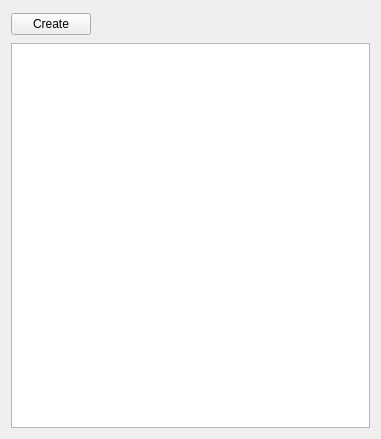
<?xml version="1.0" encoding="UTF-8"?>
<ui version="4.0">
 <class>PlaylistPage</class>
 <widget class="QWidget" name="PlaylistPage">
  <property name="geometry">
   <rect>
    <x>0</x>
    <y>0</y>
    <width>381</width>
    <height>439</height>
   </rect>
  </property>
  <property name="windowTitle">
   <string>Playlist</string>
  </property>
  <layout class="QGridLayout" name="gridLayout">
   <item row="0" column="0">
    <widget class="QPushButton" name="create">
     <property name="text">
      <string>Create</string>
     </property>
    </widget>
   </item>
   <item row="0" column="1">
    <spacer name="horizontalSpacer">
     <property name="orientation">
      <enum>Qt::Horizontal</enum>
     </property>
     <property name="sizeHint" stdset="0">
      <size>
       <width>269</width>
       <height>26</height>
      </size>
     </property>
    </spacer>
   </item>
   <item row="1" column="0" colspan="2">
    <widget class="QListWidget" name="playlist">
     <property name="contextMenuPolicy">
      <enum>Qt::ActionsContextMenu</enum>
     </property>
    </widget>
   </item>
  </layout>
  <action name="actionDeletePlaylist">
   <property name="text">
    <string>Delete</string>
   </property>
  </action>
  <action name="actionCreatePlaylist">
   <property name="text">
    <string>Create</string>
   </property>
  </action>
  <action name="actionRenamePlaylist">
   <property name="text">
    <string>Rename</string>
   </property>
  </action>
 </widget>
 <resources/>
 <connections/>
</ui>
